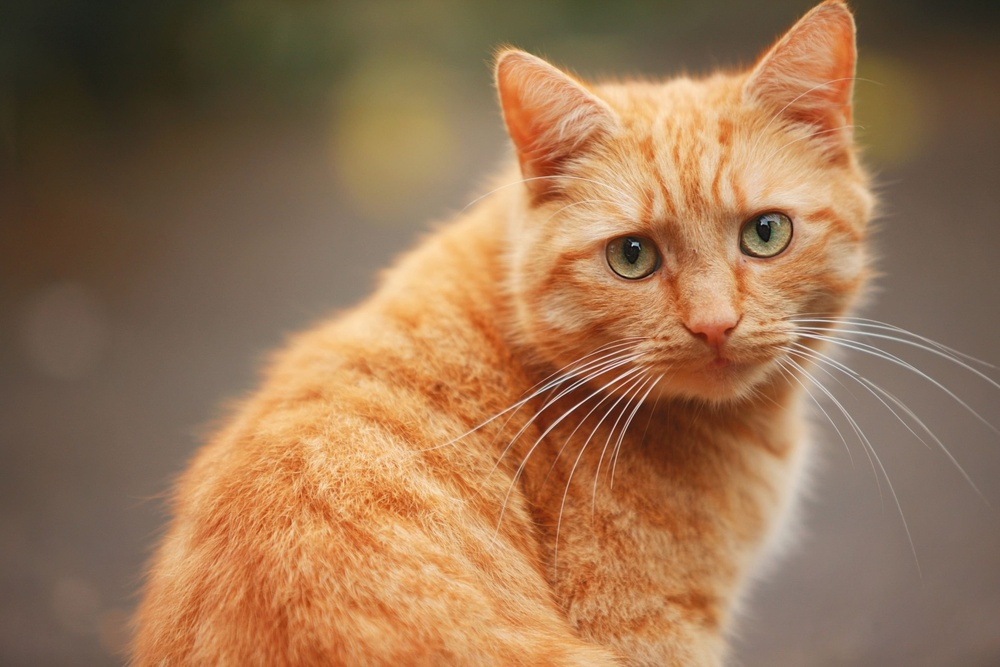
#> input picture blur/src_image.jpeg, 1000 x 667 px, shrunk from 2820 x 1880 before the run
$ jupyter execute main.ipynb
#> lines starting #> are read from the running program, lines starting #| are printed output that depends on the picture
[cell 1]
# задание:
# сделать размытие изображения

[cell 2]
import cv2

src_image = cv2.imread('src_image.jpeg')
#> src_image is the input picture: shape (667, 1000, 3); mean B, G, R 82.7, 115.2, 152.1

result_image = cv2.blur(src_image, (50, 50))
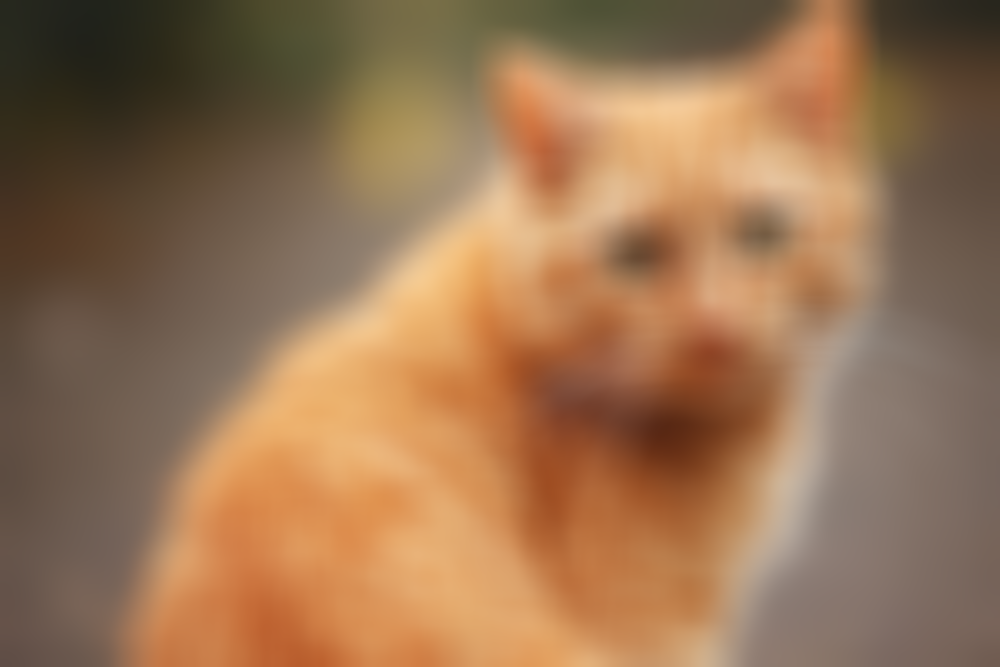
#> result_image: shape (667, 1000, 3); mean B, G, R 82.7, 115.2, 152.1

cv2.imwrite('result_image.jpeg', result_image)
#> Out = True
